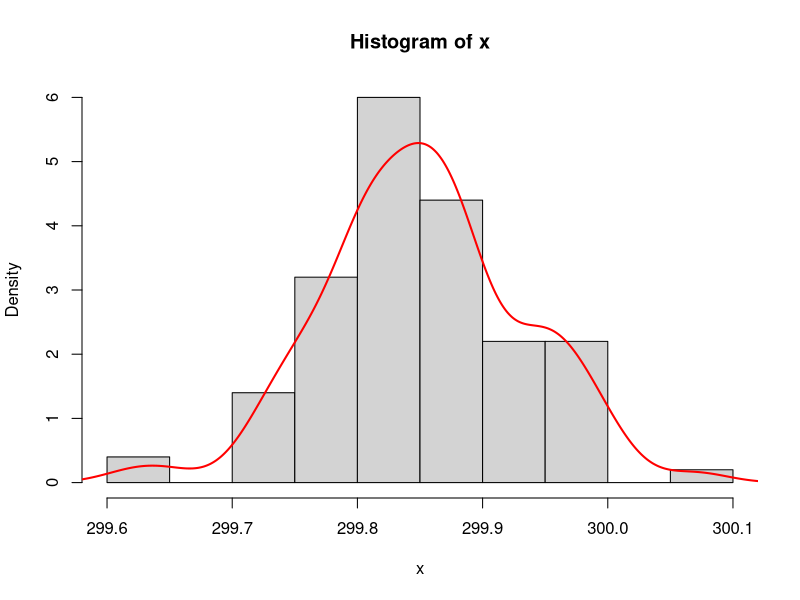

Source code (R):
## ---- chunk 1
library(knitr)
opts_chunk$set(tidy.opts = list(width.cutoff = 80), tidy = TRUE)
## ---- chunk 2
x <- as.numeric(read.delim2("Michelso.dat.txt")[[1]])
hist(x, freq = F, nclass = 10)
kde <- density(x, bw = "SJ")
lines(kde$x, kde$y, col = "red", lwd = 2)
